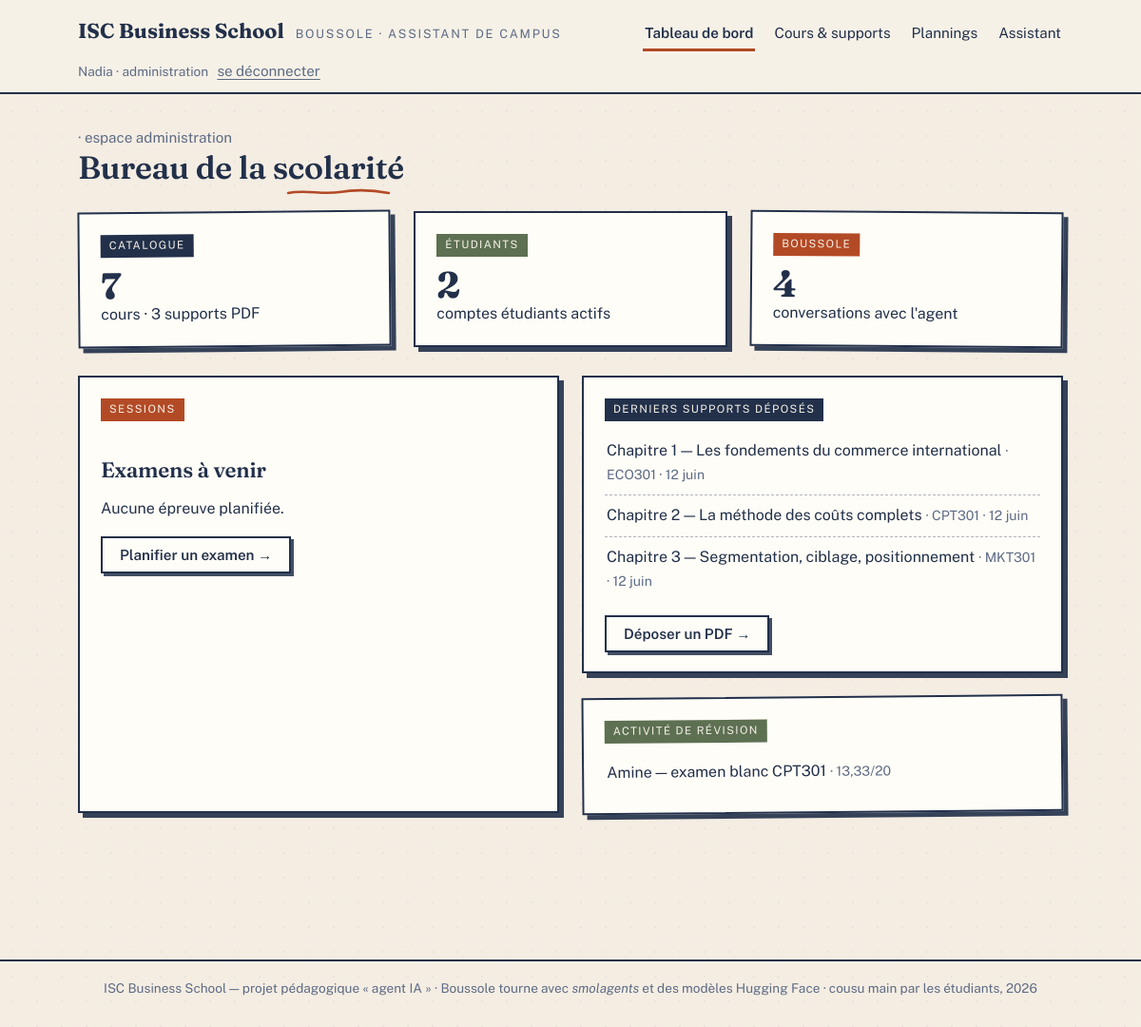
The page /administration/ (signed in) on the database its author committed.
### accounts/models.py (models this page shows, shortened)
class User(AbstractUser):
    class Role(models.TextChoices):
        ETUDIANT = 'ETUDIANT', 'Étudiant'
        ADMINISTRATION = 'ADMINISTRATION', 'Administration'
    class Niveau(models.TextChoices):
        L1 = 'L1', 'Licence 1'
        L2 = 'L2', 'Licence 2'
        L3 = 'L3', 'Licence 3'
        M1 = 'M1', 'Master 1'
        M2 = 'M2', 'Master 2'
    role = models.CharField(
        'rôle', max_length=20, choices=Role.choices, default=Role.ETUDIANT,
    )
    niveau = models.CharField(
        "niveau d'études", max_length=2, choices=Niveau.choices,
        blank=True, help_text='Uniquement pour les étudiants.',
    )
    @property
    def est_administration(self):
        return self.role == self.Role.ADMINISTRATION
    @property
    def prenom_affiche(self):
        return self.first_name or self.username

### academics/models.py (models this page shows, shortened)
class DocumentCours(models.Model):
    cours = models.ForeignKey(
        Cours, verbose_name='cours', on_delete=models.CASCADE,
        related_name='documents',
    )
    titre = models.CharField('titre', max_length=200)
    fichier = models.FileField('fichier PDF', upload_to='documents_cours/')
    ajoute_le = models.DateTimeField('ajouté le', auto_now_add=True)
    class Meta:
        verbose_name = 'document de cours'
        verbose_name_plural = 'documents de cours'
        ordering = ['-ajoute_le']

class Cours(models.Model):
    class Semestre(models.TextChoices):
        S1 = 'S1', 'Semestre 1'
        S2 = 'S2', 'Semestre 2'
    code = models.CharField('code', max_length=12, unique=True)
    intitule = models.CharField('intitulé', max_length=150)
    niveau = models.CharField('niveau', max_length=2, choices=User.Niveau.choices)
    semestre = models.CharField(
        'semestre', max_length=2, choices=Semestre.choices, default=Semestre.S1,
    )
    enseignant = models.CharField('enseignant', max_length=100)
    credits = models.PositiveSmallIntegerField('crédits ECTS', default=4)
    description = models.TextField('description', blank=True)
    class Meta:
        verbose_name = 'cours'
        verbose_name_plural = 'cours'
        ordering = ['niveau', 'code']

### assistant/models.py (models this page shows, shortened)
class SimulationExamen(models.Model):
    etudiant = models.ForeignKey(
        settings.AUTH_USER_MODEL, verbose_name='étudiant',
        on_delete=models.CASCADE, related_name='simulations',
    )
    cours = models.ForeignKey(
        Cours, verbose_name='cours', on_delete=models.CASCADE,
        related_name='simulations',
    )
    questions = models.JSONField('questions')
    reponses = models.JSONField('réponses', null=True, blank=True)
    note_sur_20 = models.DecimalField(
        'note sur 20', max_digits=4, decimal_places=2, null=True, blank=True,
    )
    commencee_le = models.DateTimeField('commencée le', auto_now_add=True)
    terminee_le = models.DateTimeField('terminée le', null=True, blank=True)
    class Meta:
        verbose_name = "simulation d'examen"
        verbose_name_plural = "simulations d'examen"
        ordering = ['-commencee_le']
    @property
    def est_terminee(self):
        return self.terminee_le is not None

### academics/views.py (the view)
# urls.py: path('', views.tableau, name='tableau'),
@administration_requise
def tableau(request):
    return render(request, 'administration/tableau.html', {
        'nb_cours': Cours.objects.count(),
        'nb_documents': DocumentCours.objects.count(),
        'nb_etudiants': User.objects.filter(role=User.Role.ETUDIANT).count(),
        'nb_conversations': Conversation.objects.count(),
        'examens_a_venir': Examen.objects.filter(
            date__gte=timezone.now()).select_related('cours')[:6],
        'derniers_documents': DocumentCours.objects.select_related('cours')[:5],
        'dernieres_simulations': SimulationExamen.objects.select_related(
            'cours', 'etudiant')[:5],
    })

### academics/views.py (called while the page is built)
def administration_requise(vue):
    @wraps(vue)
    @login_required
    def enveloppe(request, *args, **kwargs):
        if not request.user.est_administration:
            messages.error(request, 'Cet espace est réservé à l\'administration.')
            return redirect('assistant:tableau_de_bord')
        return vue(request, *args, **kwargs)
    return enveloppe

### templates/administration/tableau.html (shortened to what this page needs)
{% extends 'base.html' %}
{% now "l j F" as date_jour %}
{% block contenu %}
<div class="bonjour">
  <span class="date-du-jour">{{ date_jour|capfirst }} · espace administration</span>
  <h1>Bureau de la <span class="souligne">scolarité</span></h1>
</div>
<div class="colonnes colonnes-3" style="margin-bottom:30px;">
  <div class="carte penchee-g" style="margin-bottom:0;">
    <span class="etiquette">Catalogue</span>
    <div class="stat-grande">{{ nb_cours }}</div>
    cours · {{ nb_documents }} support{{ nb_documents|pluralize }} PDF
  </div>
  <div class="carte" style="margin-bottom:0;">
    <span class="etiquette sauge">Étudiants</span>
    <div class="stat-grande">{{ nb_etudiants }}</div>
    comptes étudiants actifs
  </div>
  <div class="carte penchee-d" style="margin-bottom:0;">
    <span class="etiquette rouille">Boussole</span>
    <div class="stat-grande">{{ nb_conversations }}</div>
    conversations avec l'agent
  </div>
</div>
<div class="colonnes colonnes-2">
  <div class="carte">
    <span class="etiquette rouille">Sessions</span>
    <h2>Examens à venir</h2>
    {% if examens_a_venir %}
      <table class="registre">
        <tr><th>Date</th><th>Épreuve</th><th>Salle</th></tr>
        {% for e in examens_a_venir %}
        <tr>
          <td>{{ e.date|date:"D j N, H\hi" }}</td>
          <td>{{ e.get_type_examen_display }} — {{ e.cours.code }}</td>
          <td>{{ e.salle }}</td>
        </tr>
        {% endfor %}
      </table>
    {% else %}
      <p>Aucune épreuve planifiée.</p>
    {% endif %}
    <p style="margin:14px 0 0;"><a class="bouton creux" href="{% url 'academics:examen_ajouter' %}">Planifier un examen →</a></p>
  </div>
  <div>
    <div class="carte">
      <span class="etiquette">Derniers supports déposés</span>
      <ul class="liste-traits">
        {% for d in derniers_documents %}
          <li>{{ d.titre }} <span class="detail">· {{ d.cours.code }} · {{ d.ajoute_le|date:"j N" }}</span></li>
        {% empty %}
          <li>Aucun support déposé pour l'instant.</li>
        {% endfor %}
      </ul>
      <p style="margin:14px 0 0;"><a class="bouton creux" href="{% url 'academics:document_ajouter' %}">Déposer un PDF →</a></p>
    </div>
    <div class="carte penchee-g">
      <span class="etiquette sauge">Activité de révision</span>
      <ul class="liste-traits">
        {% for s in dernieres_simulations %}
          <li>{{ s.etudiant.prenom_affiche }} — examen blanc {{ s.cours.code }}
            <span class="detail">{% if s.est_terminee %}· {{ s.note_sur_20 }}/20{% else %}· en cours{% endif %}</span>
          </li>
        {% empty %}
          <li>Aucun examen blanc passé pour l'instant.</li>
        {% endfor %}
      </ul>
    </div>
  </div>
</div>
{% endblock %}

### templates/base.html (shortened to what this page needs)
{% load static %}
<!DOCTYPE html>
<html lang="fr">
<head>
  <link rel="stylesheet" href="{% static 'css/isc.css' %}">
</head>
<body>
<header class="bandeau">
  <div class="bandeau-interieur">
    <a class="marque" href="{% url 'assistant:tableau_de_bord' %}">
      <b>ISC Business School</b>
      <span>Boussole · assistant de campus</span>
    </a>
    {% if user.is_authenticated %}
    {% with vue=request.resolver_match.view_name %}
    <nav class="menu">
      {% if user.est_administration %}
        <a href="{% url 'academics:tableau' %}" class="{% if vue == 'academics:tableau' %}actif{% endif %}">Tableau de bord</a>
        <a href="{% url 'academics:cours_liste' %}" class="{% if 'cours' in vue or 'document' in vue %}actif{% endif %}">Cours &amp; supports</a>
        <a href="{% url 'academics:edt_liste' %}" class="{% if 'edt' in vue or 'creneau' in vue or 'examen' in vue %}actif{% endif %}">Plannings</a>
        <a href="{% url 'assistant:chat' %}" class="{% if 'chat' in vue or 'conversation' in vue %}actif{% endif %}">Assistant</a>
      {% endif %}
    </nav>
    {% endwith %}
    <div class="profil-coin">
      {{ user.prenom_affiche }}{% if user.niveau %} · {{ user.get_niveau_display }}{% endif %}{% if user.est_administration %} · administration{% endif %}
      <form method="post" action="{% url 'accounts:logout' %}">
        <button type="submit" class="bouton discret">se déconnecter</button>
      </form>
    </div>
    {% endif %}
  </div>
</header>
<main class="page">
  {% block contenu %}{% endblock %}
</main>
<footer class="pied">
  ISC Business School — projet pédagogique « agent IA » · Boussole tourne avec
  <em>smolagents</em> et des modèles Hugging Face · cousu main par les étudiants, 2026
</footer>
</body>
</html>

### static/css/isc.css (style rules this page uses)
:root { --papier: #f6f1e7; --papier-fonce: #ece4d4; --encre: #22304a; --encre-pale: #5d6b85; --rouille: #b34a26; --rouille-pale: #e8d4c9; --sauge: #5d7052; --sauge-pale: #dde4d5; --jaune-fluo: #f5e08a; --trait: 2px solid var(--encre); --ombre-dure: 5px 5px 0 rgba(34, 48, 74, .9); --ombre-petite: 3px 3px 0 rgba(34, 48, 74, .85); }
* { box-sizing: border-box; }
html { scroll-behavior: smooth; }
body { margin: 0; background-color: var(--papier); background-image: radial-gradient(rgba(34, 48, 74, .05) 1px, transparent 1.4px), linear-gradient(rgba(179, 74, 38, .025), rgba(179, 74, 38, .025)); background-size: 26px 26px, 100% 100%; color: var(--encre); font-family: 'Public Sans', 'Segoe UI', sans-serif; font-size: 16px; line-height: 1.55; }
h1, h2, h3, .serif { font-family: 'Fraunces', Georgia, serif; font-weight: 600; letter-spacing: -.01em; line-height: 1.15; }
h1 { font-size: 2.1rem; margin: 0 0 .4rem; }
h2 { font-size: 1.4rem; margin: 1.8rem 0 .8rem; }
a { color: var(--rouille); text-underline-offset: 3px; }
.souligne { background-repeat: no-repeat; background-position: 0 100%; background-size: 100% 9px; padding-bottom: 9px; }
.page { max-width: 1080px; margin: 0 auto; padding: 0 22px 70px; }
header.bandeau { border-bottom: var(--trait); background: var(--papier); }
.bandeau-interieur { max-width: 1080px; margin: 0 auto; padding: 16px 22px 10px; display: flex; align-items: baseline; justify-content: space-between; flex-wrap: wrap; gap: 8px 18px; }
.marque { display: flex; align-items: baseline; gap: 12px; text-decoration: none; color: var(--encre); }
.marque b { font-family: 'Fraunces', serif; font-size: 1.35rem; font-weight: 700; }
.marque span { font-size: .8rem; color: var(--encre-pale); letter-spacing: .14em; text-transform: uppercase; }
nav.menu { display: flex; gap: 4px 18px; flex-wrap: wrap; }
nav.menu a { text-decoration: none; color: var(--encre); font-size: .95rem; padding: 4px 2px; border-bottom: 3px solid transparent; }
nav.menu a.actif { border-bottom-color: var(--rouille); font-weight: 600; }
.profil-coin { font-size: .85rem; color: var(--encre-pale); }
.profil-coin form { display: inline; }
footer.pied { border-top: var(--trait); margin-top: 60px; padding: 18px 22px 30px; text-align: center; font-size: .85rem; color: var(--encre-pale); }
.carte { background: #fffdf7; border: var(--trait); box-shadow: var(--ombre-dure); padding: 20px 22px; margin-bottom: 24px; }
.carte.penchee-g { transform: rotate(-.5deg); }
.carte.penchee-d { transform: rotate(.45deg); }
.etiquette { display: inline-block; font-size: .72rem; letter-spacing: .12em; text-transform: uppercase; background: var(--encre); color: var(--papier); padding: 3px 9px; margin-bottom: 10px; }
.etiquette.rouille { background: var(--rouille); }
.etiquette.sauge { background: var(--sauge); }
.bouton, button.bouton, input[type=submit].bouton { display: inline-block; font: 600 .95rem 'Public Sans', sans-serif; background: var(--encre); color: var(--papier); border: var(--trait); box-shadow: var(--ombre-petite); padding: 9px 18px; cursor: pointer; text-decoration: none; transition: transform .08s ease, box-shadow .08s ease; }
.bouton.creux { background: transparent; color: var(--encre); }
.bouton.discret { background: transparent; color: var(--encre-pale); border: none; box-shadow: none; padding: 4px 6px; font-weight: 400; text-decoration: underline; text-underline-offset: 3px; }
.colonnes { display: grid; gap: 24px; }
@media (min-width: 820px) { .colonnes-2 { grid-template-columns: 1fr 1fr; } }
@media (min-width: 820px) { .colonnes-3 { grid-template-columns: repeat(3, 1fr); } }
.bonjour { margin: 34px 0 26px; }
.bonjour .date-du-jour { color: var(--encre-pale); font-size: .95rem; }
.liste-traits { list-style: none; margin: 0; padding: 0; }
.liste-traits li { padding: 9px 2px; border-bottom: 1px dashed rgba(34,48,74,.35); }
.liste-traits li:last-child { border-bottom: none; }
.liste-traits .detail { color: var(--encre-pale); font-size: .88rem; }
.stat-grande { font-family: 'Fraunces', serif; font-size: 2.4rem; font-weight: 700; line-height: 1; }

### rows shown on the page
User: prenom_affiche "Nadia"
DocumentCours: titre "Chapitre 1 — Les fondements du commerce international", cours.code "ECO301", ajoute_le "12 juin"
DocumentCours: titre "Chapitre 2 — La méthode des coûts complets", cours.code "CPT301", ajoute_le "12 juin"
DocumentCours: titre "Chapitre 3 — Segmentation, ciblage, positionnement", cours.code "MKT301", ajoute_le "12 juin"
SimulationExamen: etudiant.prenom_affiche "Amine", cours.code "CPT301", note_sur_20 "13,33"

### other values the page prints
{{ nb_cours }} "7"
{{ nb_documents }} "3"
{{ nb_etudiants }} "2"
{{ nb_conversations }} "4"
